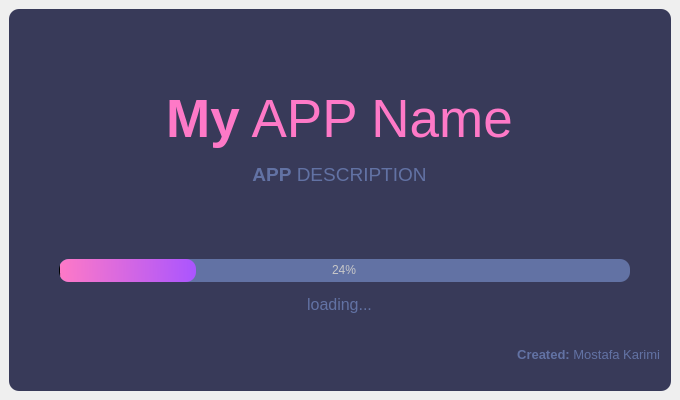
<?xml version="1.0" encoding="UTF-8"?>
<ui version="4.0">
 <class>SplashScreen</class>
 <widget class="QMainWindow" name="SplashScreen">
  <property name="geometry">
   <rect>
    <x>0</x>
    <y>0</y>
    <width>680</width>
    <height>400</height>
   </rect>
  </property>
  <property name="windowTitle">
   <string>MainWindow</string>
  </property>
  <widget class="QWidget" name="centralwidget">
   <layout class="QVBoxLayout" name="verticalLayout">
    <property name="spacing">
     <number>0</number>
    </property>
    <item>
     <widget class="QFrame" name="dropShadowFrame">
      <property name="styleSheet">
       <string notr="true">QFrame{
	background-color: rgb(56, 58, 89);
	color: rgb(220, 220, 220);
	border-radius: 10px;
}</string>
      </property>
      <property name="frameShape">
       <enum>QFrame::StyledPanel</enum>
      </property>
      <property name="frameShadow">
       <enum>QFrame::Raised</enum>
      </property>
      <widget class="QLabel" name="label_title">
       <property name="geometry">
        <rect>
         <x>0</x>
         <y>70</y>
         <width>661</width>
         <height>81</height>
        </rect>
       </property>
       <property name="font">
        <font>
         <family>Segoe UI</family>
         <pointsize>40</pointsize>
        </font>
       </property>
       <property name="styleSheet">
        <string notr="true">color: rgb(254, 121, 199);</string>
       </property>
       <property name="text">
        <string>&lt;strong&gt;My&lt;/strong&gt; APP Name</string>
       </property>
       <property name="alignment">
        <set>Qt::AlignCenter</set>
       </property>
      </widget>
      <widget class="QLabel" name="label_description">
       <property name="geometry">
        <rect>
         <x>0</x>
         <y>150</y>
         <width>661</width>
         <height>31</height>
        </rect>
       </property>
       <property name="font">
        <font>
         <family>Segoe UI</family>
         <pointsize>14</pointsize>
        </font>
       </property>
       <property name="styleSheet">
        <string notr="true">color: rgb(98, 114, 164);</string>
       </property>
       <property name="text">
        <string>&lt;strong&gt;APP&lt;/strong&gt; DESCRIPTION</string>
       </property>
       <property name="alignment">
        <set>Qt::AlignCenter</set>
       </property>
      </widget>
      <widget class="QProgressBar" name="progressBar">
       <property name="geometry">
        <rect>
         <x>50</x>
         <y>250</y>
         <width>571</width>
         <height>23</height>
        </rect>
       </property>
       <property name="styleSheet">
        <string notr="true">QProgressBar {
	background-color: rgb(98, 114, 164);
	color: rgb(200, 200, 200);
	border-style: none;
	border-radius: 10px;
	text-align: center;

}

QProgressBar::chunk{
	border-radius: 10px;
	background-color: qlineargradient(spread:pad, x1:0, y1:0.506, x2:1, y2:0.5, stop:0 rgba(0, 0, 0, 255), stop:0.00540541 rgba(0, 0, 0, 255), stop:0.0108108 rgba(254, 121, 199, 255), stop:1 rgba(170, 85, 255, 255));
}</string>
       </property>
       <property name="value">
        <number>24</number>
       </property>
      </widget>
      <widget class="QLabel" name="label_loading">
       <property name="geometry">
        <rect>
         <x>0</x>
         <y>280</y>
         <width>661</width>
         <height>31</height>
        </rect>
       </property>
       <property name="font">
        <font>
         <family>Segoe UI</family>
         <pointsize>12</pointsize>
        </font>
       </property>
       <property name="contextMenuPolicy">
        <enum>Qt::DefaultContextMenu</enum>
       </property>
       <property name="styleSheet">
        <string notr="true">color: rgb(98, 114, 164);</string>
       </property>
       <property name="text">
        <string>loading...</string>
       </property>
       <property name="alignment">
        <set>Qt::AlignCenter</set>
       </property>
      </widget>
      <widget class="QLabel" name="label_credits">
       <property name="geometry">
        <rect>
         <x>0</x>
         <y>330</y>
         <width>651</width>
         <height>31</height>
        </rect>
       </property>
       <property name="font">
        <font>
         <family>Segoe UI</family>
         <pointsize>10</pointsize>
        </font>
       </property>
       <property name="contextMenuPolicy">
        <enum>Qt::DefaultContextMenu</enum>
       </property>
       <property name="styleSheet">
        <string notr="true">color: rgb(98, 114, 164);</string>
       </property>
       <property name="lineWidth">
        <number>1</number>
       </property>
       <property name="text">
        <string>&lt;strong&gt;Created: &lt;/strong&gt; Mostafa Karimi</string>
       </property>
       <property name="alignment">
        <set>Qt::AlignRight|Qt::AlignTrailing|Qt::AlignVCenter</set>
       </property>
      </widget>
     </widget>
    </item>
   </layout>
  </widget>
 </widget>
 <resources/>
 <connections/>
</ui>
